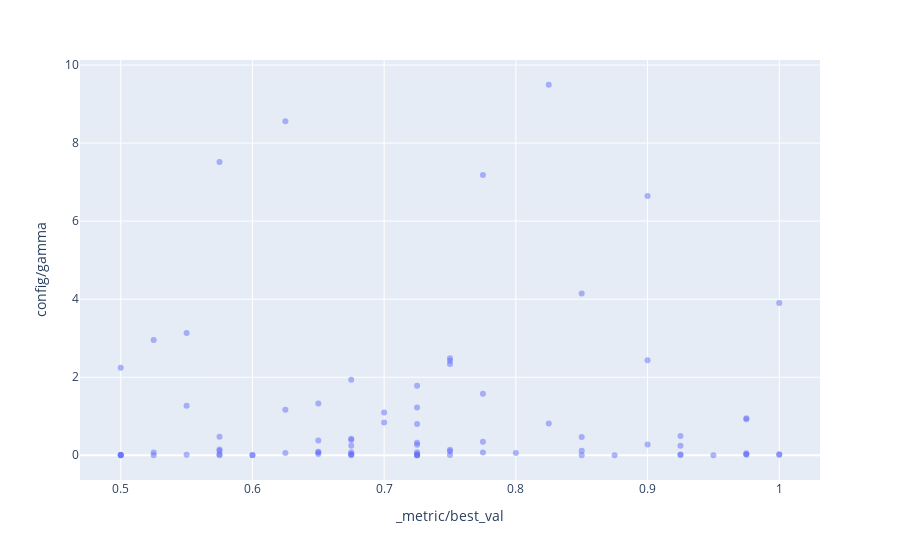

Here is the notebook cell this chart was saved with:
### Code cell
px.scatter(dd[dcols],x='_metric/best_val',y='config/gamma',opacity=0.5)
